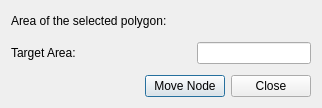
<?xml version="1.0" encoding="UTF-8"?>
<ui version="4.0">
 <class>ShowAzimuth</class>
 <widget class="QDialog" name="ShowAzimuth">
  <property name="geometry">
   <rect>
    <x>0</x>
    <y>0</y>
    <width>322</width>
    <height>108</height>
   </rect>
  </property>
  <property name="windowTitle">
   <string>Show Azimuth</string>
  </property>
  <layout class="QGridLayout" name="gridLayout">
   <item row="0" column="0">
    <layout class="QHBoxLayout" name="horizontalLayout">
     <item>
      <widget class="QLabel" name="label">
       <property name="text">
        <string>Area of the selected polygon:</string>
       </property>
      </widget>
     </item>
     <item>
      <spacer name="horizontalSpacer">
       <property name="orientation">
        <enum>Qt::Horizontal</enum>
       </property>
       <property name="sizeHint" stdset="0">
        <size>
         <width>40</width>
         <height>20</height>
        </size>
       </property>
      </spacer>
     </item>
     <item>
      <widget class="QLabel" name="area_label">
       <property name="minimumSize">
        <size>
         <width>112</width>
         <height>0</height>
        </size>
       </property>
       <property name="text">
        <string/>
       </property>
      </widget>
     </item>
    </layout>
   </item>
   <item row="2" column="0">
    <layout class="QHBoxLayout" name="horizontalLayout_2">
     <item>
      <widget class="QLabel" name="label_2">
       <property name="text">
        <string>Target Area:</string>
       </property>
      </widget>
     </item>
     <item>
      <spacer name="horizontalSpacer_2">
       <property name="orientation">
        <enum>Qt::Horizontal</enum>
       </property>
       <property name="sizeHint" stdset="0">
        <size>
         <width>40</width>
         <height>20</height>
        </size>
       </property>
      </spacer>
     </item>
     <item>
      <widget class="QLineEdit" name="targetArea">
       <property name="readOnly">
        <bool>true</bool>
       </property>
      </widget>
     </item>
    </layout>
   </item>
   <item row="4" column="0">
    <layout class="QHBoxLayout" name="horizontalLayout_3">
     <item>
      <spacer name="horizontalSpacer_3">
       <property name="orientation">
        <enum>Qt::Horizontal</enum>
       </property>
       <property name="sizeHint" stdset="0">
        <size>
         <width>40</width>
         <height>20</height>
        </size>
       </property>
      </spacer>
     </item>
     <item>
      <widget class="QPushButton" name="moveButton">
       <property name="text">
        <string>Move Node</string>
       </property>
      </widget>
     </item>
     <item>
      <widget class="QPushButton" name="buttonClose">
       <property name="text">
        <string>Close</string>
       </property>
      </widget>
     </item>
    </layout>
   </item>
   <item row="1" column="0">
    <spacer name="verticalSpacer_2">
     <property name="orientation">
      <enum>Qt::Vertical</enum>
     </property>
     <property name="sizeHint" stdset="0">
      <size>
       <width>20</width>
       <height>40</height>
      </size>
     </property>
    </spacer>
   </item>
   <item row="3" column="0">
    <spacer name="verticalSpacer_4">
     <property name="orientation">
      <enum>Qt::Vertical</enum>
     </property>
     <property name="sizeHint" stdset="0">
      <size>
       <width>20</width>
       <height>40</height>
      </size>
     </property>
    </spacer>
   </item>
  </layout>
 </widget>
 <resources/>
 <connections/>
</ui>
